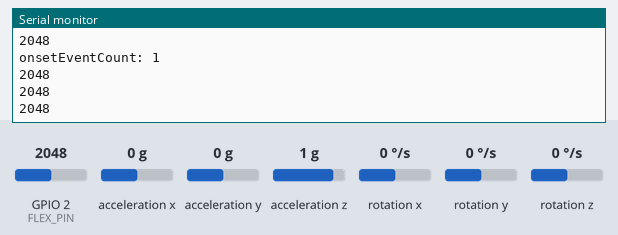
Bench run of a sketch on a simulated ESP32. On the bench: the last lines printed to the serial monitor. The inputs (shaded band) are chosen by the test bench; at power-on: acceleration x 0 g, GPIO 2 (FLEX_PIN) = 2048, acceleration y 0 g, acceleration z 1 g, rotation x 0 °/s, rotation y 0 °/s, rotation z 0 °/s.

Above: at 6.2 s.
6.3 s: acceleration x set to -1.4 g
At 6.62 s:
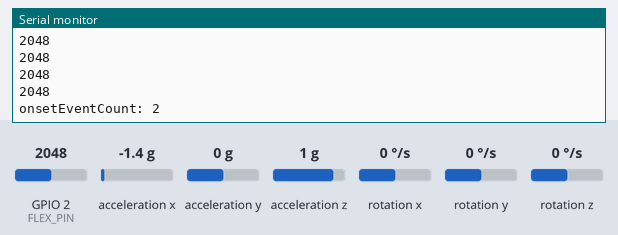
7.8 s: GPIO 2 (FLEX_PIN) set to 1510
At 8.12 s:
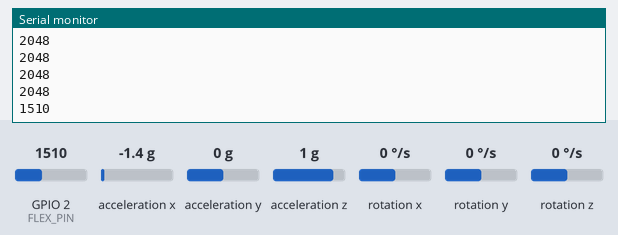
9.3 s: acceleration y set to -1.4 g
At 9.33 s:
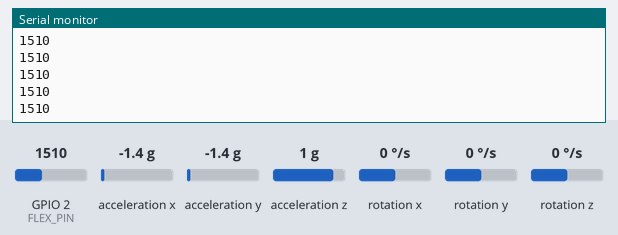
10.8 s: acceleration z set to -1.4 g
At 11.15 s:
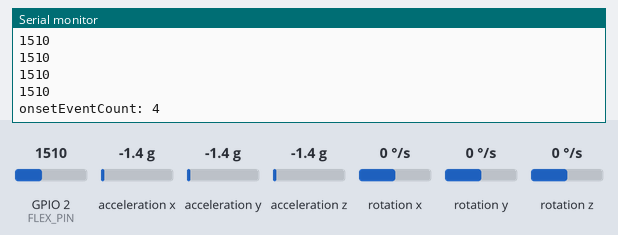
12.3 s: acceleration x set to -0.8 g
At 12.67 s:
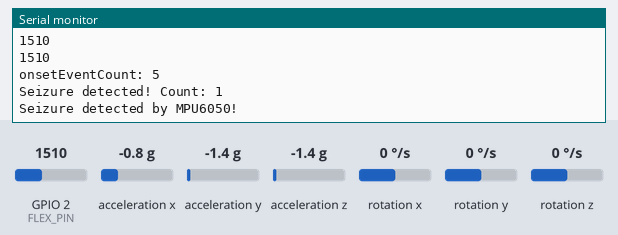
13.9 s: GPIO 2 (FLEX_PIN) set to 1590
At 14.18 s:
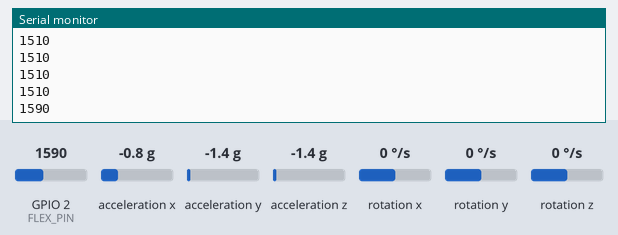
Timing chart, 0 to 16.4 s (numbered marks = the images above; inputs shaded):
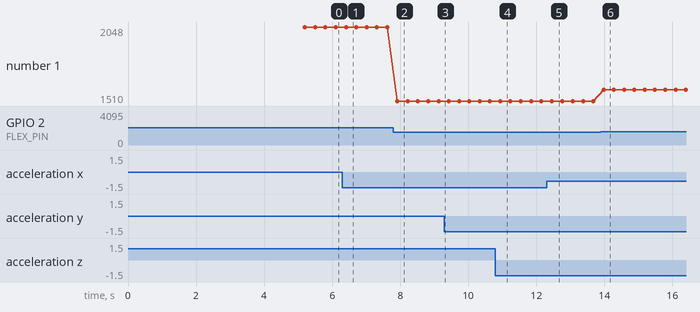

Measured:
- after the input at 6.3 s, the serial monitor: prints a new line after 0.11 s (image 1)
- after the input at 7.8 s, the serial monitor: prints a new line after 0.12 s (image 2)
- after the input at 10.8 s, the serial monitor: prints a new line after 0.14 s (image 4)
- after the input at 12.3 s, the serial monitor: prints a new line after 0.15 s (image 5)
- after the input at 13.9 s, the serial monitor: prints a new line after 0.08 s (image 6)
- plotted number 1: 2048 → 1510 after the input at 7.8 s, 1510 → 1590 after the input at 13.9 s

The sketch:

edi_v2.ino
```cpp
#include <Wire.h>
#include <MPU6050_tockn.h>
#include "MAX30105.h"
#include "WiFi.h"
#include "ThingSpeak.h"
WiFiClient client;
unsigned long lastTime = 0;
unsigned long timerDelay = 300;

//flex sensor
const int FLEX_PIN = 2;
const int THRESHOLD_LOW = 1450;
const int THRESHOLD_HIGH = 1550;
const int FLUCTUATION_TIME = 10; // time in seconds to check for fluctuations
const int FLUCTUATION_THRESHOLD = 60; // percentage of values that must be in fluctuation
const int MIN_READINGS = 15; // minimum number of readings required to trigger seizure detection
const int SAMPLE_RATE = 100;
bool flexseizureDetected = false; // flag to indicate seizure detection
unsigned long seizureStartTime; // time seizure was first detected
int flexValues[FLUCTUATION_TIME * 1000 / SAMPLE_RATE]; // array to store flex sensor values

//MPU
MPU6050 mpu6050(Wire);
bool flexseizureDetectedFlag = false;
bool mpuseizureDetectedFlag = false;
unsigned long seizureTimer = 0;
const unsigned long seizureTimeThreshold = 5000; // 5 seconds
float accX, accY, accZ;
float prevAccX, prevAccY, prevAccZ;
float accMag, prevAccMag;
float deltaAccMag;
float maxAccMag, minAccMag;
float threshold = 0.04; // adjust this value to set the sensitivity of the seizure detection
unsigned long prevTime, currTime, onsetTime;
int seizureCount = 0;
boolean seizureDetected = false;
boolean onsetDetected = false;
int onsetEventCount = 0;
int detectionDuration = 10000; // detection duration in ms
int onsetThresholdCount = 5; // number of onset events required to trigger a seizure detection
int detectionTimer = 0;

//Wifi
const char* ssid = "sadguru Hostel _EXT";  // Replace with your network SSID
const char* password = "sadguru@1";
//const char* ssid = "vedh";  // Replace with your network SSID
//const char* password = "vedh1234";
//const char* ssid = "Redmi Note 10S";  // Replace with your network SSID
//const char* password = "kisikonahimilega";  // Replace with your network password
const char* api_key = "K75F2IJ7KTVT8YD1";  // Replace with your ThingSpeak API key
const unsigned long channel_id = 2111814;  // Replace with your ThingSpeak channel ID

void setup() {
  Serial.begin(9600);
  Wire.begin(21, 22);
  mpu6050.begin();
  mpu6050.calcGyroOffsets(true);
//  WiFi.mode(WIFI_STA);
  while (!Serial) continue;
   // Connect or reconnect to WiFi
//    if(WiFi.status() != WL_CONNECTED){
//      Serial.print("Attempting to connect");
//      while(WiFi.status() != WL_CONNECTED){
//        WiFi.begin(ssid, password);
//        delay(5000);
//      }
//      Serial.println("\nConnected.");
//    }
  ThingSpeak.begin(client);
  delay(2000);
}

bool flexdetectSeizure() {
  // read flex sensor value
  int flexValue = analogRead(FLEX_PIN);
  Serial.println(flexValue);
  // add flex value to array
  for (int i = 0; i < sizeof(flexValues) / sizeof(flexValues[0]) - 1; i++) {
    flexValues[i] = flexValues[i+1];
  }
  flexValues[sizeof(flexValues) / sizeof(flexValues[0]) - 1] = flexValue;

  // check if flex values are fluctuating rapidly
  int lowCount = 0;
  int highCount = 0;
  for (int i = 0; i < sizeof(flexValues) / sizeof(flexValues[0]); i++) {
    if (flexValues[i] < THRESHOLD_LOW) {
      lowCount++;
    } else if (flexValues[i] > THRESHOLD_HIGH) {
      highCount++;
    }
  }
  float lowPercent = (float)lowCount / sizeof(flexValues) * 100;
  float highPercent = (float)highCount / sizeof(flexValues) * 100;
//  Serial.print("Low count: ");
//  Serial.print(lowCount);
//  Serial.print(", high count: ");
//  Serial.print(highCount);
//  Serial.print(", low percent: ");
//  Serial.print(lowPercent);
//  Serial.print(", high percent: ");
//  Serial.println(highPercent);

  if (lowCount >= MIN_READINGS && highCount >= MIN_READINGS && lowPercent <= 50 && lowPercent >= 10 && highPercent >= 10 && highPercent <= 50) {
    // flex values are fluctuating rapidly, seizure detected
    if (!flexseizureDetected) {
      flexseizureDetected = true;
      seizureStartTime = millis();
      Serial.println("Seizure detected!");
    }
  } else {
    // flex values are not fluctuating rapidly, check if seizure is ongoing
    if (flexseizureDetected && millis() - seizureStartTime > FLUCTUATION_TIME * 1000) {
      flexseizureDetected = false;
//      Serial.println("Seizure ended.");
    }
  }
  return flexseizureDetected;
}
boolean mpudetectSeizure() {
  mpu6050.update();
  prevAccX = accX;
  prevAccY = accY;
  prevAccZ = accZ;
  accX = mpu6050.getAccX();
  accY = mpu6050.getAccY();
  accZ = mpu6050.getAccZ();
  prevAccMag = accMag;
  accMag = sqrt(pow(accX,2) + pow(accY,2) + pow(accZ,2));
  if (accMag > maxAccMag) maxAccMag = accMag;
  if (accMag < minAccMag) minAccMag = accMag;
  currTime = millis();
  if (currTime - prevTime >= 100) {
    deltaAccMag = abs(accMag - prevAccMag);
//    Serial.println(deltaAccMag);
    if (deltaAccMag > threshold) {
      onsetDetected = true;

      onsetEventCount++;
      Serial.print("onsetEventCount: ");
      Serial.println(onsetEventCount);
    }
    prevTime = currTime;
  }
  if (onsetDetected) {
    onsetDetected = false;
    onsetTime = currTime;
    detectionTimer = 0;
  }
  if (currTime - onsetTime <= detectionDuration) {
    detectionTimer++;
    if (onsetEventCount >= onsetThresholdCount) {
      seizureDetected = true;
      seizureCount++;
      Serial.print("Seizure detected! ");
      Serial.print("Count: ");
      Serial.println(seizureCount);
      onsetEventCount = 0;
      detectionTimer = 0;
      return true;
    }
  }
  else {
    onsetEventCount = 0;
    detectionTimer = 0;
  }
  return false;
}

void sendDataToThingSpeak(float voltage, float current, float energy, int motion, float cost) {

  if ((millis() - lastTime) > timerDelay) {

  // Set the fields and values to send to ThingSpeak
  ThingSpeak.setField(1, voltage);
  ThingSpeak.setField(2, current);
  ThingSpeak.setField(3, energy);
  ThingSpeak.setField(4, motion);
  ThingSpeak.setField(5, cost);

  // Send the data to ThingSpeak
  int response = ThingSpeak.writeFields(channel_id, api_key);

  // Check if the data was successfully sent
  if (response == 200) {
    Serial.println("Data sent to ThingSpeak");
  } else {
//    Serial.print("Error sending data to ThingSpeak. Response code: ");
//    Serial.println(response);
  }
  }
}

void loop() {
//    sendDataToThingSpeak(deltaAccMag, flexseizureDetectedFlag, mpuseizureDetectedFlag,deltaAccMag, onsetDetected);
  delay(200);
  // call detectSeizure() function and store seizure detected flag
    if (flexdetectSeizure()) {
    flexseizureDetectedFlag = true;
//    seizureTimer = millis(); // start the timer
    Serial.println("Seizure detected by flex sensor!");
  }

  if (mpudetectSeizure()) {
    mpuseizureDetectedFlag = true;
    Serial.println("Seizure detected by MPU6050!");
//    sendMessage("Seizure detected by MPU6050!");
  }
  delay(SAMPLE_RATE);
}
```
